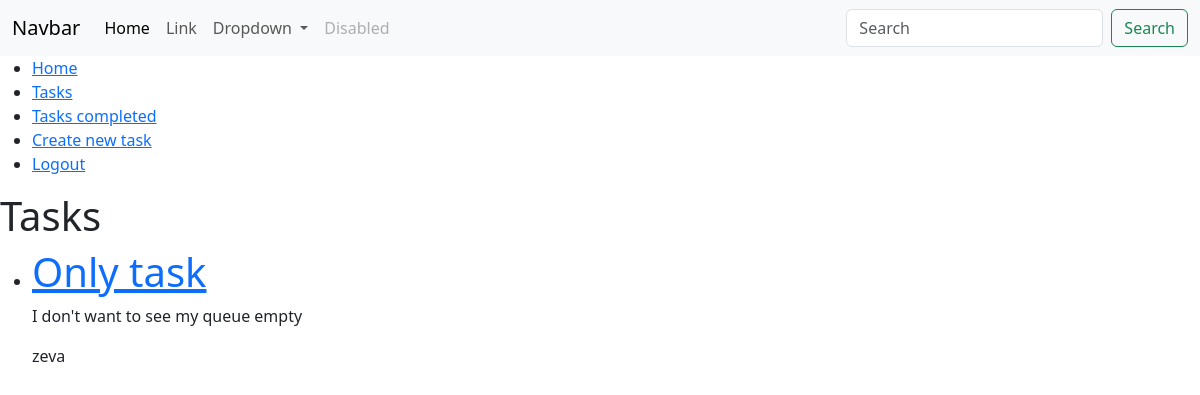
/tasks/ (signed in), run on the app's committed database.
### task/models.py (models this page shows, shortened)
class Task(models.Model):
    title = models.CharField(max_length=100)
    description = models.TextField(blank=True)
    created = models.DateTimeField(auto_now_add=True)
    datecompleted = models.DateTimeField(null=True, blank=True)
    important = models.BooleanField(default=False)
    user = models.ForeignKey(User, on_delete=models.CASCADE)

### task/views.py (the view)
# urls.py: path('tasks/', views.tasks, name="tasks"),
@login_required
def tasks(request):
    tasks = Task.objects.filter(user=request.user, datecompleted__isnull=True)
    return render(request, "tasks.html", {
        'tasks': tasks
    })

### task/templates/tasks.html (shortened to what this page needs)
{% extends 'base.html' %}
{% block content %}
<h1>Tasks</h1>
<ul>
    {% for task in tasks %}
    <li>
        <a href="{% url 'task_details' task.id %}"><h1>{{task.title}}</h1></a>
        <p>{{task.description}}</p>
        <p>{{task.user.username}}</p>
    </li>
    {% endfor %}
</ul>
{% endblock %}

### data on the page
Task: title "Only task", description "I don't want to see my queue empty", user.username "zeva"
